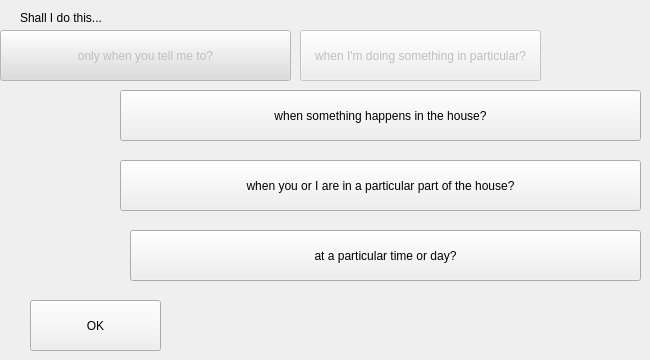
    <widget class="QWidget" name="tab_3">
     <attribute name="title">
      <string>When and Why?</string>
     </attribute>
     <widget class="QPushButton" name="whenTellMePushButton">
      <property name="enabled">
       <bool>false</bool>
      </property>
      <property name="geometry">
       <rect>
        <x>0</x>
        <y>30</y>
        <width>291</width>
        <height>51</height>
       </rect>
      </property>
      <property name="styleSheet">
       <string notr="true">background-color: rgb(220, 220, 220);</string>
      </property>
      <property name="text">
       <string>only when you tell me to?</string>
      </property>
      <property name="checkable">
       <bool>true</bool>
      </property>
     </widget>
     <widget class="QLabel" name="label_3">
      <property name="geometry">
       <rect>
        <x>20</x>
        <y>10</y>
        <width>151</width>
        <height>16</height>
       </rect>
      </property>
      <property name="text">
       <string>Shall I do this...</string>
      </property>
     </widget>
     <widget class="QPushButton" name="whenSomethingPushButton">
      <property name="geometry">
       <rect>
        <x>120</x>
        <y>90</y>
        <width>521</width>
        <height>51</height>
       </rect>
      </property>
      <property name="text">
       <string>when something happens in the house?</string>
      </property>
      <property name="checkable">
       <bool>true</bool>
      </property>
     </widget>
     <widget class="QPushButton" name="doingPushButton">
      <property name="enabled">
       <bool>false</bool>
      </property>
      <property name="geometry">
       <rect>
        <x>300</x>
        <y>30</y>
        <width>241</width>
        <height>51</height>
       </rect>
      </property>
      <property name="text">
       <string>when I'm doing something in particular?</string>
      </property>
      <property name="checkable">
       <bool>true</bool>
      </property>
     </widget>
     <widget class="QPushButton" name="locationPushButton">
      <property name="geometry">
       <rect>
        <x>120</x>
        <y>160</y>
        <width>521</width>
        <height>51</height>
       </rect>
      </property>
      <property name="text">
       <string>when you or I are in a particular part of the house?</string>
      </property>
      <property name="checkable">
       <bool>true</bool>
      </property>
     </widget>
     <widget class="QPushButton" name="timePushButton">
      <property name="geometry">
       <rect>
        <x>130</x>
        <y>230</y>
        <width>511</width>
        <height>51</height>
       </rect>
      </property>
      <property name="text">
       <string>at a particular time or day?</string>
      </property>
      <property name="checkable">
       <bool>true</bool>
      </property>
     </widget>
     <widget class="QPushButton" name="okPushButton">
      <property name="geometry">
       <rect>
        <x>30</x>
        <y>300</y>
        <width>131</width>
        <height>51</height>
       </rect>
      </property>
      <property name="text">
       <string>OK</string>
      </property>
     </widget>
     <zorder>doingPushButton</zorder>
     <zorder>whenTellMePushButton</zorder>
     <zorder>label_3</zorder>
     <zorder>whenSomethingPushButton</zorder>
     <zorder>locationPushButton</zorder>
     <zorder>timePushButton</zorder>
     <zorder>okPushButton</zorder>
    </widget>
